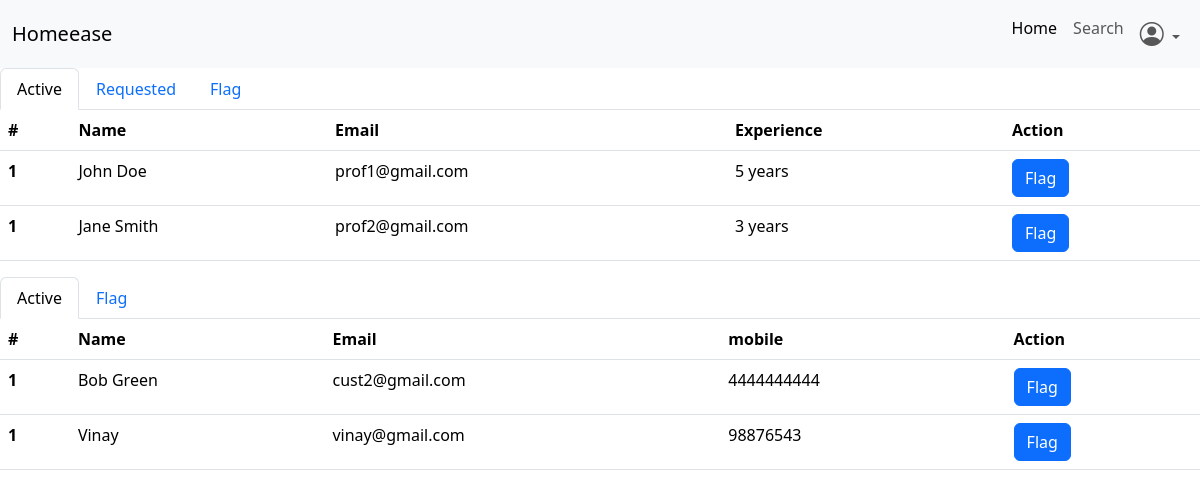
/admin/dashboard (signed in), run on the app's committed database.
### backend/models.py (models this page shows, shortened)
class Professional(db.Model,UserMixin): # table name professional
    id = db.Column(db.Integer, primary_key =True , autoincrement=True)
    email = db.Column(db.String, unique=True , nullable=False)
    password = db.Column(db.String , nullable=False)
    name = db.Column(db.String , nullable=False)
    address = db.Column(db.String, nullable=False)
    mobile = db.Column(db.String, nullable=False)
    experiance = db.Column(db.String,nullable = False)
    status = db.Column(db.String, nullable=False)
    resume_url = db.Column(db.String)
    packages = db.relationship("Package", backref="professional",cascade="all, delete-orphan", lazy=True) # backref is used to access parent table information from child table
    bookings = db.relationship("Booking", backref="professional",cascade="all, delete-orphan", lazy=True)

class Customer(db.Model,UserMixin):
    id = db.Column(db.Integer, primary_key =True , autoincrement=True)
    email = db.Column(db.String, unique=True , nullable=False)
    password = db.Column(db.String , nullable=False)
    name = db.Column(db.String , nullable=False)
    address = db.Column(db.String, nullable=False)
    mobile = db.Column(db.String, nullable=False)
    status = db.Column(db.String, nullable=False)
    bookings = db.relationship("Booking", backref="customer",cascade="all, delete-orphan", lazy=True)

### backend/routes.py (the view)
@app.route('/admin/dashboard', methods=['GET','POST'])
@login_required
def admin_dashboard():
    profs=db.session.query(Professional).all()
    customers=db.session.query(Customer).all()
    return render_template("admin/dashboard.html", profs=profs, customers=customers)

### app.py (called while the page is built)
def create_app():
    app=Flask(__name__)
    app.config["SQLALCHEMY_DATABASE_URI"]="sqlite:///mydb.sqlite3"
    app.config["SECRET_KEY"]="mysecretkey"
    loginmanager=LoginManager(app)
    db.init_app(app)
    @loginmanager.user_loader
    def load_user(email):
        obj=db.session.query(Professional).filter_by(email=email).first() or db.session.query(Customer).filter_by(email=email).first() or db.session.query(Admin).filter_by(email=email).first()
        return obj
    app.app_context().push()
    return app

### templates/admin/dashboard.html (shortened to what this page needs)
<!doctype html>
<html lang="en">
<head>
    <link href="https://cdn.jsdelivr.net/npm/bootstrap@5.3.8/dist/css/bootstrap.min.css" rel="stylesheet"
>
    <link rel="stylesheet" href="https://cdn.jsdelivr.net/npm/bootstrap-icons@1.13.1/font/bootstrap-icons.min.css">
</head>
<body>
    <nav class="navbar navbar-expand-lg bg-body-tertiary">
        <div class="container-fluid">
            <a class="navbar-brand" href="#">Homeease</a>
            <div class="collapse navbar-collapse" id="navbarSupportedContent">
                <ul class="navbar-nav ms-auto ">
                    <li class="nav-item">
                        <a class="nav-link active" aria-current="page" href="#">Home</a>
                    </li>
                    <li class="nav-item">
                        <a class="nav-link" href="#">Search</a>
                    </li>
                    <li class="nav-item dropdown">
                        <a class="nav-link dropdown-toggle" href="#" role="button" data-bs-toggle="dropdown"
                            aria-expanded="false">
                            <i class="bi bi-person-circle fs-4"></i>
                        </a>
                    </li>
                </ul>
            </div>
        </div>
    </nav>
    <div class="card-body">
        <ul class="nav nav-tabs" id="myTab" role="tablist">
            <li class="nav-item" role="presentation">
                <button class="nav-link active" id="pills-active-profs-tab" data-bs-toggle="tab"
                    data-bs-target="#pills-active-profs" type="button" role="tab" aria-controls="home-tab-pane"
                    aria-selected="true">Active</button>
            </li>
            <li class="nav-item" role="presentation">
                <button class="nav-link" id="pills-registered-profs-tab" data-bs-toggle="tab"
                    data-bs-target="#pills-registered-profs" type="button" role="tab" aria-controls="profile-tab-pane"
                    aria-selected="false">Requested</button>
            </li>
            <li class="nav-item" role="presentation">
                <button class="nav-link" id="pills-flagged-profs-tab" data-bs-toggle="tab"
                    data-bs-target="#pills-flagged-profs" type="button" role="tab" aria-controls="contact-tab-pane"
                    aria-selected="false">Flag</button>
            </li>
        </ul>
        <div class="tab-content" id="myTabContent">
            <div class="tab-pane fade show active" id="pills-active-profs" role="tabpanel" aria-labelledby="home-tab"
                tabindex="0">
                <table class="table">
                    <thead>
                        <tr>
                            <th scope="col">#</th>
                            <th scope="col">Name</th>
                            <th scope="col">Email</th>
                            <th scope="col">Experience</th>
                            <th scope="col">Action</th>
                        </tr>
                    </thead>
                    <tbody>
                        {% for prof in profs %}
                        {% if prof.status=="Active" %}
                        <tr>
                            <th scope="row">1</th>
                            <td>{{prof.name}}</td>
                            <td>{{prof.email}}</td>
                            <td>{{prof.experiance}}</td>
                            <td><a type="button" href="/admin/professional/Flag/{{prof.id}}" class="btn btn-primary">Flag</a></td>
                        </tr>
                        {% endif %}
                        {% endfor %}
                    </tbody>
                </table>
            </div>
        </div>
    </div>
    <div class="card-body">
        <ul class="nav nav-tabs" id="myTab" role="tablist">
            <li class="nav-item" role="presentation">
                <button class="nav-link active" id="pills-active-cust-tab" data-bs-toggle="tab"
                    data-bs-target="#pills-active-cust" type="button" role="tab" aria-controls="home-tab-pane"
                    aria-selected="true">Active</button>
            </li>
            <li class="nav-item" role="presentation">
                <button class="nav-link" id="pills-flagged-cust-tab" data-bs-toggle="tab"
                    data-bs-target="#pills-flag-cust" type="button" role="tab" aria-controls="contact-tab-pane"
                    aria-selected="false">Flag</button>
            </li>
        </ul>
        <div class="tab-content" id="myTabContent">
            <div class="tab-pane fade show active" id="pills-active-cust" role="tabpanel"
                aria-labelledby="home-tab" tabindex="0">
                <table class="table">
                    <thead>
                        <tr>
                            <th scope="col">#</th>
                            <th scope="col">Name</th>
                            <th scope="col">Email</th>
                            <th scope="col">mobile</th>
                            <th scope="col">Action</th>
                        </tr>
                    </thead>
                    <tbody>
                        {% for cust in customers %}
                        {% if cust.status == 'Active' %}
                        <tr>
                            <th scope="row">1</th>
                            <td>{{cust.name}}</td>
                            <td>{{cust.email}}</td>
                            <td>{{cust.mobile}}</td>
                            <td><a type="button" href= "/admin/customer/Flag/{{cust.id}}" class="btn btn-primary">Flag</a></td>
                        </tr>
                        {% endif %}
                        {% endfor %}
                    </tbody>
                </table>
            </div>
        </div>
    </div>
</body>
</html>

### data on the page
Professional: name "John Doe", email "prof1@gmail.com", experiance "5 years"
Professional: name "Jane Smith", email "prof2@gmail.com", experiance "3 years"
Customer: name "Bob Green", email "cust2@gmail.com", mobile "4444444444"
Customer: name "Vinay", email "vinay@gmail.com", mobile "98876543"
